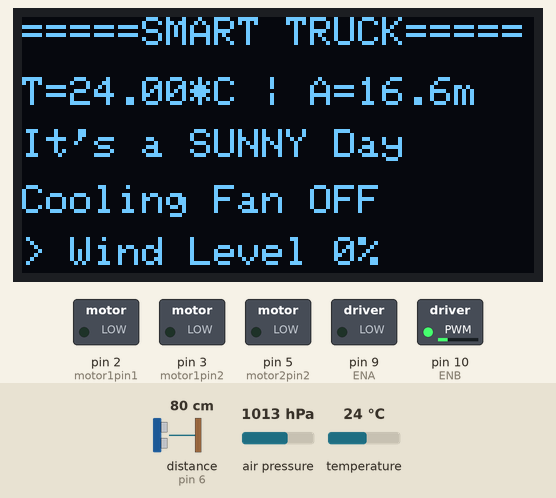
This sketch was run on a simulated Arduino Uno, built with avr-gcc and run on an emulated ATmega328P. Parts: 128×64 one-colour display, switched loads named in the sketch (green lamp = pin HIGH). Wiring (inferred from the names in the program): ultrasonic range finder: trigger pin 7; echo pin 6. Inputs (shaded band) come from the test bench; at power-on: temperature 24 °C, distance to the obstacle (sensor on pin 6) 80 cm, air pressure 1013 hPa. The echo pulse lasts 58.3 µs per cm; pins used as bus, display or sensor lines are not drawn.

Above: at 1.2 s.
1.3 s: temperature set to 26.6 °C
At 2.0 s:
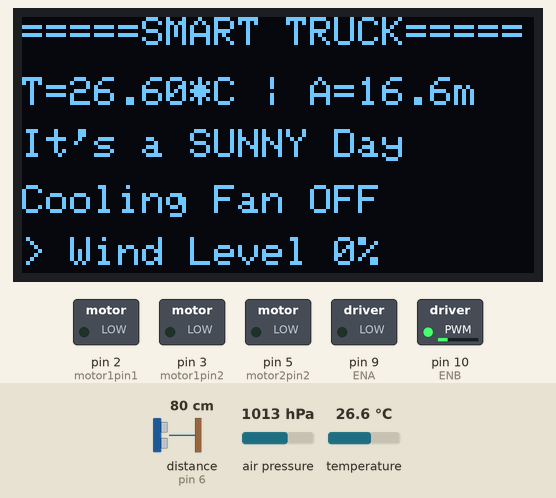
3.0 s: temperature set to 27.4 °C
At 4.3 s:
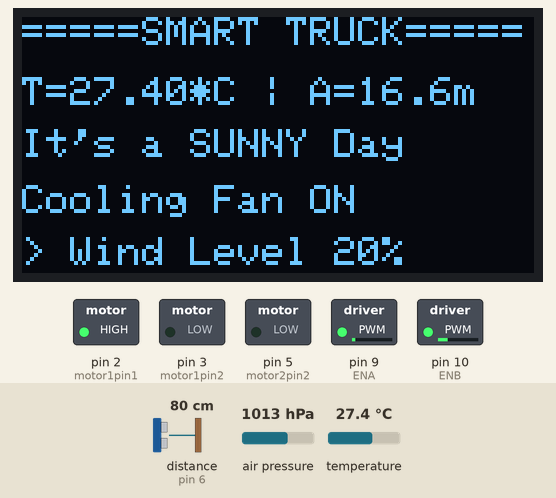
4.6 s: distance to the obstacle (sensor on pin 6) set to 33 cm
6.1 s: distance to the obstacle (sensor on pin 6) set to 29 cm
At 7.1 s:
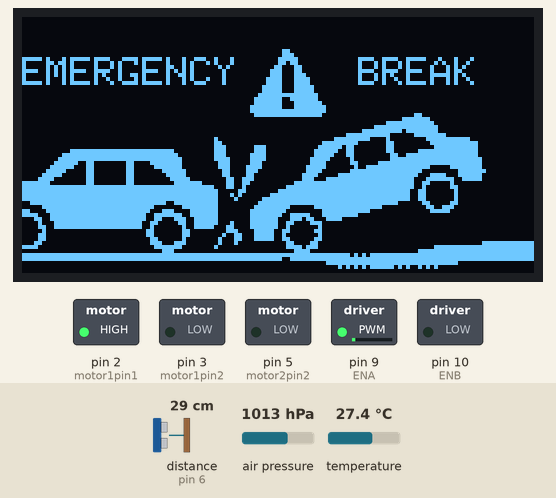
7.7 s: distance to the obstacle (sensor on pin 6) set to 35 cm
At 9.0 s:
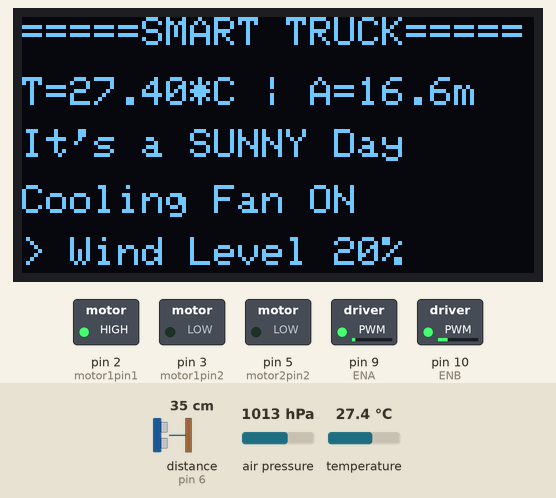
9.8 s: temperature set to 12 °C
At 9.99 s:
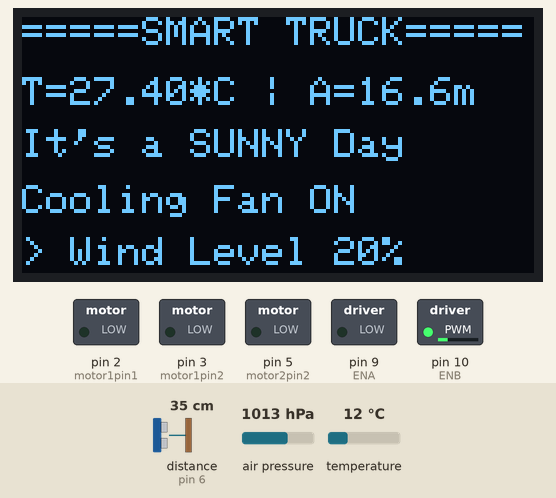
Timing chart, 0 to 12.5 s (numbered marks = the images above; inputs shaded):
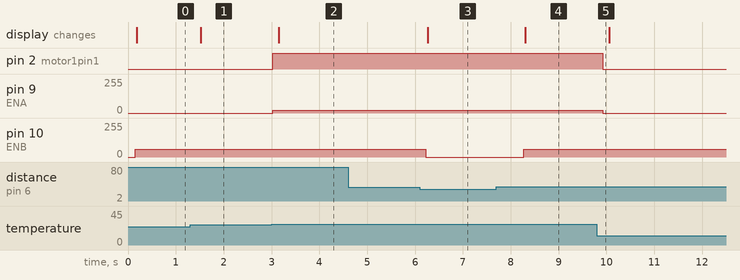

The sketch:

Arduino1.ino
```cpp
#include <SPI.h>
#include <Wire.h>
#include <Adafruit_GFX.h>
#include <Adafruit_SH1106.h>
#include <Adafruit_BMP085.h>

#define OLED_RESET 4
Adafruit_SH1106 display(OLED_RESET);

Adafruit_BMP085 bmp;
#define SEALEVELPRESSURE_HPA (101500)
/*Pin initialize*/
//Motor
int motor1pin1 = 2;
int motor1pin2 = 3;
int ENA = 9; //pwm, motor 1 speed
int motor2pin1 = 4;
int motor2pin2 = 5;
int ENB = 10; //pwm, motor 2 speed
int motorSpeed0 = 00;
int motorSpeed1 = 10;
int motorSpeed2 = 20;
int motorSpeed3 = 30;
int motorSpeed4 = 40;
int motorSpeed5 = 50;
int motorSpeed6 = 60;
//BitMap Position
int xx = 0;
int yy = 0;
//Ultrasonic
const int echoPin = 6; // Echo Pin of Ultrasonic Sensor
const int trigPin = 7; // Trigger Pin of Ultrasonic Sensor
/*Pin initialize*/
float simpweadiff, curpressure, pweather, curalt, temp;
/*BitMap Image*/
const unsigned char PROGMEM autobreak [] = {0x00, 0x00, 0x00, 0x00, 0x00, 0x00, 0x00, 0x00, 0x00, 0x00, 0x00, 0x00, 0x00, 0x00, 0x00, 0x00, 0x00, 0x00, 0x00, 0x00, 0x00, 0x00, 0x00, 0x00, 0x00, 0x00, 0x00, 0x00, 0x00, 0x00, 0x00, 0x00, 0x00, 0x00, 0x00, 0x00, 0x00, 0x00, 0x00, 0x00, 0x00, 0x00, 0x00, 0x00, 0x00, 0x00, 0x00, 0x00, 0x00, 0x00, 0x00, 0x00, 0x00, 0x00, 0x00, 0x00, 0x00, 0x00, 0x00, 0x00, 0x00, 0x00, 0x00, 0x00, 0x00, 0x00, 0x00, 0x00, 0x00, 0x00, 0x00, 0x00, 0x00, 0x00, 0x00, 0x00, 0x00, 0x00, 0x00, 0x00, 0x00, 0x00, 0x00, 0x00, 0x00, 0x00, 0x00, 0x00, 0x00, 0x00, 0x00, 0x00, 0x00, 0x00, 0x00, 0x00, 0x00, 0x00, 0x00, 0x00, 0x00, 0x00, 0x00, 0x00, 0x00, 0x00, 0x00, 0x00, 0x00, 0x00, 0x00, 0x00, 0x00, 0x00, 0x00, 0x00, 0x00, 0x00, 0x00, 0x00, 0x00, 0x00, 0x00, 0x00, 0x00, 0x00, 0x00, 0x00, 0x00, 0x00, 0x00, 0x00, 0x00, 0x00, 0x00, 0x00, 0x60, 0x00, 0x00, 0x00, 0x00, 0x00, 0x00, 0x00, 0x00, 0x00, 0x00, 0x00, 0x00, 0x00, 0x00, 0x00, 0x70, 0x00, 0x00, 0x00, 0x00, 0x00, 0x00, 0x00, 0x00, 0x00, 0x00, 0x00, 0x00, 0x00, 0x00, 0x00, 0xF8, 0x00, 0x00, 0x00, 0x00, 0x00, 0x00, 0x00, 0x00, 0x00, 0x00, 0x00, 0x00, 0x00, 0x00, 0x00, 0xD8, 0x00, 0x00, 0x00, 0x00, 0x00, 0x00, 0x00, 0x00, 0x00, 0x00, 0x00, 0x00, 0x00, 0x00, 0x01, 0x8C, 0x00, 0x00, 0x00, 0x00, 0x00, 0x00, 0x00, 0x00, 0x00, 0x00, 0x00, 0x00, 0x00, 0x00, 0x03, 0x8C, 0x00, 0x00, 0x00, 0x00, 0x00, 0x00, 0x00, 0x00, 0x00, 0x00, 0x00, 0x00, 0x00, 0x00, 0x03, 0x8E, 0x00, 0x00, 0x00, 0x00, 0x00, 0x00, 0x00, 0x00, 0x00, 0x00, 0x00, 0x00, 0x00, 0x00, 0x07, 0x8F, 0x00, 0x00, 0x00, 0x00, 0x00, 0x00, 0x00, 0x00, 0x00, 0x00, 0x00, 0x00, 0x00, 0x00, 0x07, 0x8F, 0x00, 0x00, 0x00, 0x00, 0x00, 0x00, 0x00, 0x00, 0x00, 0x00, 0x00, 0x00, 0x00, 0x00, 0x0F, 0x8F, 0x80, 0x00, 0x00, 0x00, 0x00, 0x00, 0x00, 0x00, 0x00, 0x00, 0x00, 0x00, 0x00, 0x00, 0x0F, 0x8F, 0x80, 0x00, 0x00, 0x00, 0x00, 0x00, 0x00, 0x00, 0x00, 0x00, 0x00, 0x00, 0x00, 0x00, 0x1F, 0xFF, 0xC0, 0x00, 0x00, 0x00, 0x00, 0x00, 0x00, 0x00, 0x00, 0x00, 0x00, 0x00, 0x00, 0x00, 0x3F, 0x9F, 0xC0, 0x00, 0x00, 0x00, 0x00, 0x00, 0x00, 0x00, 0x00, 0x00, 0x00, 0x00, 0x00, 0x00, 0x3F, 0x8F, 0xE0, 0x00, 0x00, 0x00, 0x00, 0x00, 0x00, 0x00, 0x00, 0x00, 0x00, 0x00, 0x00, 0x00, 0x7F, 0x8F, 0xF0, 0x00, 0x00, 0x00, 0x00, 0x00, 0x00, 0x00, 0x00, 0x00, 0x00, 0x00, 0x00, 0x00, 0x7F, 0xFF, 0xF0, 0x00, 0x00, 0x00, 0x00, 0x00, 0x00, 0x00, 0x00, 0x00, 0x00, 0x00, 0x00, 0x00, 0x3F, 0xFF, 0xE0, 0x00, 0x00, 0x30, 0x00, 0x00, 0x00, 0x00, 0x00, 0x00, 0x00, 0x00, 0x00, 0x00, 0x00, 0x00, 0x00, 0x00, 0x01, 0xFC, 0x00, 0x00, 0x00, 0x00, 0x00, 0x00, 0x00, 0x00, 0x00, 0x00, 0x00, 0x00, 0x00, 0x00, 0x1F, 0xFE, 0x00, 0x00, 0x00, 0x00, 0x00, 0x00, 0x00, 0x00, 0x00, 0x00, 0x00, 0x00, 0x00, 0x00, 0xFF, 0xFF, 0x00, 0x00, 0x00, 0x00, 0x00, 0x00, 0x00, 0x00, 0x00, 0x00, 0x00, 0x00, 0x00, 0x07, 0xFE, 0xFF, 0x00, 0x00, 0x00, 0x00, 0x00, 0x00, 0x00, 0x00, 0x00, 0x00, 0x00, 0x00, 0x00, 0x7F, 0xF0, 0x3F, 0xC0, 0x00, 0x00, 0x00, 0x00, 0x00, 0x00, 0x00, 0x00, 0x80, 0x00, 0x00, 0x03, 0xFE, 0x10, 0x07, 0xFF, 0x00, 0x00, 0x00, 0x00, 0x00, 0x00, 0x00, 0x00, 0xC0, 0x00, 0x00, 0x1F, 0xF0, 0x18, 0x03, 0xFF, 0xC0, 0x00, 0x00, 0x00, 0x00, 0x00, 0x00, 0x00, 0xE0, 0x38, 0x00, 0x3F, 0x60, 0x18, 0x01, 0xFF, 0xC0, 0x00, 0x00, 0x0F, 0xFF, 0xFF, 0xFC, 0x00, 0xE0, 0x38, 0x00, 0x7E, 0x60, 0x18, 0x1F, 0xFF, 0xC0, 0x00, 0x00, 0x3F, 0xFF, 0xFF, 0xFE, 0x00, 0xE0, 0x78, 0x00, 0x7C, 0x60, 0x0C, 0xFF, 0xFF, 0xC0, 0x00, 0x00, 0x7F, 0xFF, 0xFF, 0xFF, 0x00, 0xF0, 0x78, 0x00, 0xF8, 0x20, 0x0F, 0xFF, 0xFF, 0xE0, 0x00, 0x00, 0xFC, 0xC0, 0x30, 0xFF, 0x00, 0x70, 0x70, 0x00, 0xF0, 0x30, 0x7F, 0xFF, 0xFF, 0xE0, 0x00, 0x01, 0xF8, 0xC0, 0x30, 0x7F, 0x00, 0x70, 0xF0, 0x01, 0xF0, 0x13, 0xFF, 0xFC, 0x1F, 0xE0, 0x00, 0x03, 0xE0, 0xC0, 0x30, 0x1F, 0x80, 0x30, 0xE0, 0x01, 0xE0, 0x3F, 0xFF, 0xF0, 0x07, 0xF0, 0x00, 0x07, 0xC0, 0xC0, 0x30, 0x0F, 0x80, 0x30, 0xC0, 0x03, 0xC1, 0xFF, 0xFF, 0xE3, 0xC7, 0xE0, 0x00, 0x0F, 0x00, 0xC0, 0x30, 0x07, 0xC0, 0x19, 0xC0, 0x03, 0x8F, 0xFF, 0xFF, 0xC7, 0xF3, 0xE0, 0x00, 0xFE, 0x00, 0xC0, 0x30, 0x03, 0xF8, 0x19, 0x80, 0x0F, 0xFF, 0xFF, 0xFF, 0xCC, 0x10, 0x00, 0x00, 0xFF, 0xFF, 0xFF, 0xFF, 0xFF, 0xFF, 0x19, 0x00, 0x3F, 0xFF, 0xFF, 0xFF, 0xC8, 0x18, 0x00, 0x00, 0xFF, 0xFF, 0xFF, 0xFF, 0xFF, 0xFF, 0x83, 0x00, 0xFF, 0xFF, 0xFF, 0xFF, 0x98, 0x08, 0x00, 0x00, 0xFF, 0xFF, 0xFF, 0xFF, 0xFF, 0xFF, 0x8A, 0x03, 0xFF, 0xFF, 0xFF, 0xFF, 0x98, 0x08, 0x00, 0x00, 0xFF, 0xFF, 0xFF, 0xFF, 0xFF, 0xFF, 0x84, 0x0F, 0xFF, 0xFF, 0xFF, 0xFF, 0x98, 0x08, 0x00, 0x00, 0x3F, 0xFF, 0xFF, 0xFF, 0xF3, 0xFF, 0x80, 0x1F, 0xFF, 0xFF, 0xFF, 0xFC, 0x0C, 0x18, 0x00, 0x00, 0x07, 0xFF, 0xFF, 0xFF, 0x80, 0xFF, 0x80, 0x3F, 0xE0, 0x7F, 0xFF, 0xC0, 0x06, 0x70, 0x00, 0x00, 0xC3, 0xFF, 0xFF, 0xFF, 0x1C, 0x3F, 0x80, 0x7F, 0xC0, 0x1F, 0xFE, 0x00, 0x03, 0xE0, 0x00, 0x00, 0xF1, 0xFF, 0xFF, 0xFE, 0x7F, 0x3F, 0x80, 0x7F, 0x9F, 0x1F, 0xF0, 0x00, 0x00, 0x00, 0x00, 0x00, 0x19, 0xFF, 0xFF, 0xFE, 0x63, 0x9F, 0x80, 0x7F, 0x1D, 0x8F, 0x00, 0x00, 0x00, 0x00, 0x00, 0x00, 0x08, 0xFF, 0xFF, 0xFC, 0xC1, 0x9F, 0x88, 0x7F, 0x30, 0xE0, 0x00, 0x00, 0x00, 0x00, 0x00, 0x00, 0x0C, 0xFF, 0xFF, 0xFC, 0x80, 0x9F, 0x18, 0x7F, 0x20, 0x20, 0x00, 0x00, 0x00, 0x00, 0x00, 0x00, 0x04, 0x00, 0x00, 0x01, 0x80, 0xC0, 0x1C, 0x3E, 0x60, 0x60, 0x00, 0x00, 0x00, 0x00, 0x00, 0x00, 0x0C, 0x00, 0x00, 0x01, 0x80, 0xC0, 0x26, 0x3E, 0x40, 0x20, 0x00, 0x00, 0x00, 0x00, 0x00, 0x00, 0x0C, 0x00, 0x00, 0x00, 0xC0, 0x80, 0x46, 0x3E, 0x60, 0x60, 0x00, 0x00, 0x00, 0x00, 0x00, 0x00, 0x18, 0x00, 0x00, 0x00, 0xE3, 0x80, 0x44, 0x00, 0x30, 0xC0, 0x00, 0x00, 0x00, 0x00, 0x1F, 0xFF, 0xF0, 0x00, 0x00, 0x00, 0x7F, 0x00, 0x80, 0x00, 0x3D, 0xC0, 0x00, 0x00, 0x01, 0xFF, 0xFF, 0xFF, 0x00, 0x00, 0x00, 0x00, 0x1C, 0x00, 0x00, 0x00, 0x0F, 0x00, 0x00, 0x00, 0x1F, 0xFF, 0xFF, 0xFF, 0xFF, 0xFF, 0xFF, 0xFF, 0xFF, 0xFF, 0xFF, 0xFF, 0xFF, 0xFF, 0xD5, 0xFF, 0xFF, 0xFF, 0xFF, 0xFF, 0xFF, 0xFF, 0xFF, 0xFF, 0xFF, 0xFF, 0xFF, 0xFF, 0x9F, 0xFF, 0xFF, 0xFF, 0xFF, 0xFF, 0xFF, 0xFF, 0x00, 0x00, 0x00, 0x00, 0x00, 0x00, 0x00, 0x00, 0x00, 0x0F, 0xFF, 0xFF, 0xFF, 0xF8, 0x00, 0x00, 0x00, 0x00, 0x00, 0x00, 0x00, 0x00, 0x00, 0x00, 0x00, 0x01, 0x55, 0xFA, 0x95, 0x00, 0x00, 0x00, 0x00, 0x00, 0x00, 0x00, 0x00, 0x00, 0x00, 0x00, 0x00, 0x00, 0x00, 0x00, 0x00, 0x00, 0x00, 0x00};
/*BitMap Image*/


void setup() {
 //Display Control
  display.begin(SH1106_SWITCHCAPVCC, 0x3C);
 //BMP Control
  if (!bmp.begin()) {
      Serial.println("Could not find a valid BMP085 sensor, check wiring!");
      while (1) {}
    }
 //Motor Control
  pinMode(motor1pin1, OUTPUT);
  pinMode(motor1pin2, OUTPUT);
  pinMode(ENA, OUTPUT);
  pinMode(motor2pin1, OUTPUT);
  pinMode(motor2pin2, OUTPUT);
  pinMode(ENB, OUTPUT);
 //Ultrasonic Control
  Serial.begin(9600); // Starting Serial Communication
  pinMode(trigPin, OUTPUT); // initialising pin 7 as output
  pinMode(echoPin, INPUT); // initialising pin 6 as input
}


void loop() {
  //Ultrasonic
   long duration, cm;
 digitalWrite(trigPin, LOW);
 delayMicroseconds(2);
 digitalWrite(trigPin, HIGH);
 delayMicroseconds(10);
 digitalWrite(trigPin, LOW);
 duration = pulseIn(echoPin, HIGH); // using pulsin function to determine total time
 cm = microsecondsToCentimeters(duration); // calling method


  // Display
  display.clearDisplay();
  display.setTextSize(1);
  display.setTextColor(WHITE);

  display.setCursor(0,0);
  display.print("=====SMART TRUCK=====");

  display.setCursor(0,15);
  display.print("T=");
  temp=bmp.readTemperature();
  display.print(temp);
  display.println("*C ");

  /*Fan control by temperature*/

  display.setCursor(0,42);
  if(temp<=27)
   {
    display.print("Cooling Fan OFF");
    digitalWrite(motor1pin1, LOW);
    digitalWrite(motor1pin2, LOW);
    analogWrite(ENA,motorSpeed0);
     display.setCursor(0,55);
     display.print("> Wind Level 0%");
   }
  if((temp>27)&&(temp<=28))
    {
     display.print("Cooling Fan ON");
     digitalWrite(motor1pin1, HIGH);
     digitalWrite(motor1pin2, LOW);
     analogWrite(ENA,motorSpeed2);
     display.setCursor(0,55);
     display.print("> Wind Level 20%");
    }
  if((temp>28)&&(temp<=29))
    {
     display.print("Cooling Fan ON");
     digitalWrite(motor1pin1, HIGH);
     digitalWrite(motor1pin2, LOW);
     analogWrite(ENA,motorSpeed3);
     display.setCursor(0,55);
     display.print("> Wind Level 40%");
    }
  if(temp>29)
    {
     display.print("Cooling Fan ON");
     digitalWrite(motor1pin1, HIGH);
     digitalWrite(motor1pin2, LOW);
     analogWrite(ENA,motorSpeed4);
     display.setCursor(0,55);
     display.print("> Wind Level 60%");
    }

  /*prints BME180 pressure in Hectopascal Pressure Unit*/
  /*display.setCursor(0,20);
  display.print("P=");
  display.print(bmp.readPressure()/100.0F,1);
  display.println("hPa"); */


    /*prints BME180 altitude in meeters*/
  display.setCursor(60,15);
  display.print("| A=");
  display.print(bmp.readAltitude(SEALEVELPRESSURE_HPA),1);
  display.println("m");
  delay(100);

 curpressure=bmp.readPressure()/100.0;
 pweather=(101.3*exp(((float)(curalt))/(-7900)));
 simpweadiff=curpressure-pweather;
 display.setCursor(0,28);
 display.print("It's a ");
 if (simpweadiff>0.25)
   display.print("SUNNY");

   if (simpweadiff<=0.25)
   display.print("CLOUDY");

  if (simpweadiff<-0.25)
   display.print("RAINY");
   display.println(" Day");
//delay(2000);
//Emergency Auto Break
      digitalWrite(motor2pin1, HIGH);
      digitalWrite(motor2pin2, LOW);
      analogWrite(ENB,motorSpeed6);
  if(cm<30)
     {
      display.clearDisplay();
      display.setTextSize(1);
      display.setTextColor(WHITE);

      digitalWrite(motor2pin1, LOW);
      digitalWrite(motor2pin2, LOW);
      analogWrite(ENB,motorSpeed0);

      display.setCursor(0,10);
      display.print("EMERGENCY     BREAK");
      display.drawBitmap(xx, yy,autobreak,128,64, 1);
      display.display();
      delay(500);
     }


   display.display();
}

long microsecondsToCentimeters(long microseconds) // method to covert microsec to cm
{
 return microseconds / 29 / 2;
}
```

Measured:
- the behaviour switches between 27 and 27.1 °C on temperature (found by bisection; images 1 and 2)
- the behaviour switches between 31 and 30 cm on distance to the obstacle (sensor on pin 6) (found by bisection; images 2 and 3)
- after the input at 1.3 s, the display: changes after 0.22 s (image 1)
- after the input at 3.0 s, pin 2 (motor1pin1): LOW → HIGH at once; pin 9 (ENA): 0/255 → 20/255 at once; the display: changes after 0.15 s (image 2)
- after the input at 4.6 s, every drawn part: stays the same
- after the input at 6.1 s, pin 10 (ENB): 60/255 → 0/255 after 0.12 s; the display: changes after 0.16 s (image 3)
- after the input at 7.7 s, pin 10 (ENB): 0/255 → 60/255 after 0.58 s; the display: changes after 0.60 s (image 4)
- after the input at 9.8 s, pin 2 (motor1pin1): HIGH → LOW after 0.12 s; pin 9 (ENA): 20/255 → 0/255 after 0.12 s
